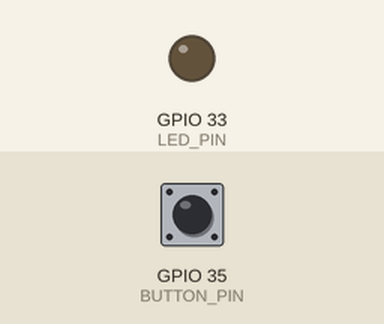
This sketch was run on a simulated ESP32. Shown: output pins drawn as LEDs (lit = HIGH). The test bench sets the inputs (shaded band); at power-on: GPIO 35 (BUTTON_PIN) HIGH.

Above: at 1.2 s.
1.3 s: GPIO 35 (BUTTON_PIN) pulled LOW for 0.15 s
At 2.4 s:
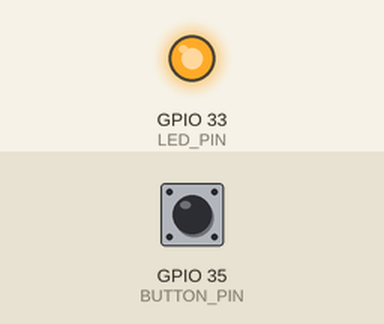
2.9 s: GPIO 35 (BUTTON_PIN) pulled LOW for 1 s
At 3.6 s:
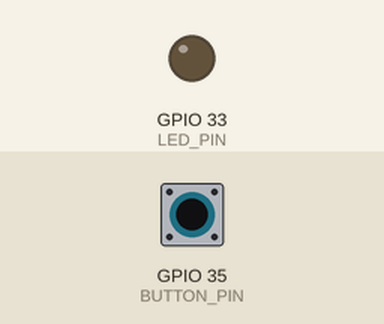
5.4 s: GPIO 35 (BUTTON_PIN) pulled LOW for 3.2 s
At 6.7 s:
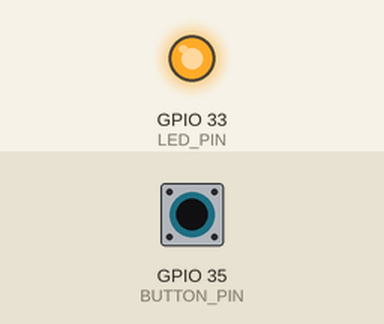
Timing chart, 0 to 8.4 s (numbered marks = the images above; inputs shaded):
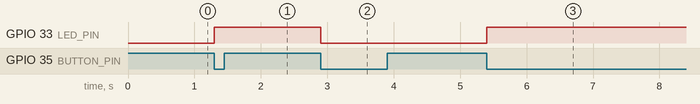

Measured:
- after the input at 1.3 s, GPIO 33 (LED_PIN): LOW → HIGH at once
- after the input at 2.9 s, GPIO 33 (LED_PIN): HIGH → LOW at once
- after the input at 5.4 s, GPIO 33 (LED_PIN): LOW → HIGH at once

The sketch:

Button_LED_Toggle.ino
```cpp
const int BUTTON_PIN = 35;
const int LED_PIN    = 33;

int ledState = LOW;
int lastButtonState = HIGH;

void setup() {
  pinMode(BUTTON_PIN, INPUT);
  pinMode(LED_PIN, OUTPUT);
  digitalWrite(LED_PIN, LOW);
}

void loop() {
  int buttonState = digitalRead(BUTTON_PIN);

  if (lastButtonState == HIGH && buttonState == LOW) {
    ledState = !ledState;
  }

  digitalWrite(LED_PIN, ledState);
  lastButtonState = buttonState;
}
```
